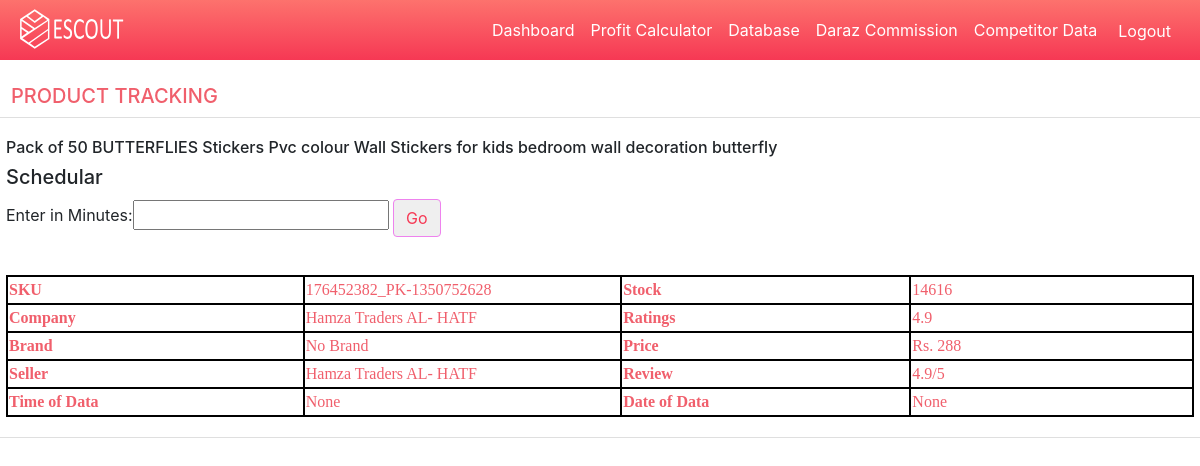
The app's page /product/13 (signed in) with its own data.
### PHT/models.py (models this page shows)
class UserScrapeData(models.Model):
    userid=models.CharField(max_length=200,null=True)
    sku=models.CharField(max_length=200,null=True)
    stock=models.CharField(max_length=200,null=True)
    ratings=models.CharField(max_length=200,null=True)
    item_name=models.CharField(max_length=200,null=True)
    shop_name=models.CharField(max_length=200,null=True)
    item_price=models.CharField(max_length=200,null=True)
    brand=models.CharField(max_length=200,null=True)
    review=models.CharField(max_length=200,null=True)
    time=models.CharField(max_length=200,null=True)
    date=models.CharField(max_length=200,null=True)
    def __str__(self):
        return self.item_name

### PHT/views.py (the view, shortened to what this page needs)
# urls.py: path('product/<str:pk>',views.product,name='product'),
@login_required(login_url='login')
def product(request,pk):
    userid=request.user.id
    pid=pk
    products=UserScrapeData.objects.get(id=pk)
    if UserProductsTracking.objects.filter(Q(sku=products.sku) & Q(product_id=products.id)):
        products=UserProductsTracking.objects.filter(Q(sku=products.sku) & Q(product_id=products.id))
        print("sa",products)
        context={'products':products}
        return render(request,'PHT/product.html',context)
    else:
        products=UserScrapeData.objects.filter(id=pk)
        print("s",products)
        context={'products':products}
        return render(request,'PHT/product.html',context)

### PHT/templates/PHT/product.html (shortened to what this page needs)
{%  extends 'PHT/main.html' %}
{% block content %}
<link rel="stylesheet" href="https://use.fontawesome.com/releases/v5.6.1/css/all.css">
<br>
<div class="row">
  <h5 style="
  /* position: relative; */
  color: #f05f6c;
  margin-left: 26px;
">PRODUCT TRACKING</h5>
  <div class="card card-body" style="
  width: 100%;
  height: 100%;
">
    <div>
      {% for product in products|slice:":1" %}
        <h6>{{product.item_name}}
        </h6>
      {% endfor %}
        <div class="input-group mb-3">
          <div style="width: 100%;height: 100%;">
            <h5>Schedular</h5>
            <form method="post">
                <label>Enter in Minutes: </label><input name="minutes" type="number"/>
                <input class="btn btn-primhassan"  type='submit' value='Go'>
            </form>
        </div>
      </div>
      {% for product in products %}
        <table>
          <tr>
            <th>SKU</th>
            <td>{{product.sku}}</td>
            <th>Stock</th>
            <td>{{product.stock}}</td>
          </tr>
          <tr>
            <th>Company</th>
            <td>{{product.shop_name}}</td>
            <th>Ratings</th>
            <td>{{product.ratings}}</td>
          </tr>
          <tr>
            <th>Brand</th>
            <td>{{product.brand}}</td>
            <th>Price</th>
            <td>{{product.item_price}}</td>
          </tr>
          <tr>
            <th>Seller</th>
            <td>{{product.shop_name}}</td>
            <th>Review</th>
            <td>{{product.review}}</td>
          </tr>
          <tr>
            <th>Time of Data</th>
            <td>{{product.time}}</td>
            <th>Date of Data</th>
            <td>{{product.date}}</td>
          </tr>
          <br>
        </table>
      {% endfor %}
    </div>
  </div>
</div>
{% endblock %}

### static/css/main.css (style rules this page uses)
body { background-color: #4380db; }

### PHT/templates/PHT/product.html (style rules this page uses)
.btn-primhassan { color: #F63854; position:relative; top:2px; border-color: violet; }
table { color: #f05f6c; position: relative; border: 2px solid black; width: 100%; height: 100%; font-family: 'Times New Roman', Times, serif; }
td,th { position: relative; border: 2px solid black; width: 550px; font-family: 'Times New Roman', Times, serif; }

### records on screen
UserScrapeData: item_name "Pack of 50 BUTTERFLIES Stickers Pvc colour Wall Stickers for kids bedroom wall decoration butterfly", sku "176452382_PK-1350752628", stock "14616", shop_name "Hamza Traders AL- HATF", ratings "4.9", brand "No Brand", item_price "Rs. 288", review "4.9/5", time "None", date "None"
